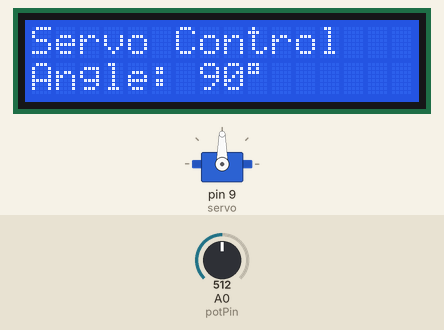
Bench run of a sketch on a simulated Arduino Uno, built with avr-gcc and run on an emulated ATmega328P. Parts: 16×2 character LCD, servo. The inputs (shaded band) are chosen by the test bench; at power-on: A0 (potPin) = 512.

Above: at 1.2 s.
1.3 s: A0 (potPin) set to 716
At 2.3 s:
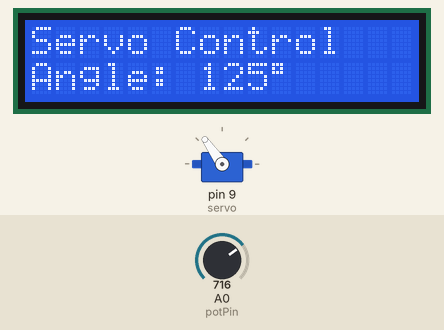
2.8 s: A0 (potPin) set to 900
At 4.0 s:
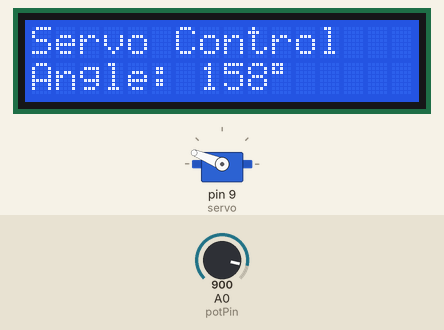
4.3 s: A0 (potPin) set to 1023
At 5.1 s:
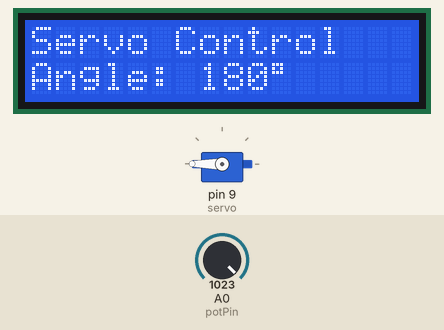
5.9 s: A0 (potPin) set to 306
At 7.2 s:
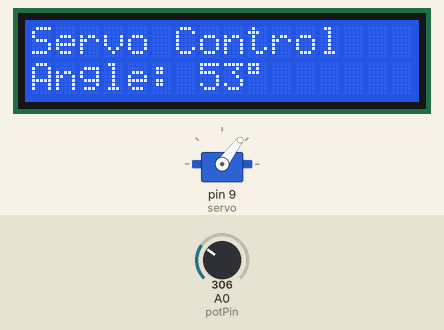
7.5 s: A0 (potPin) set to 122
At 7.9 s:
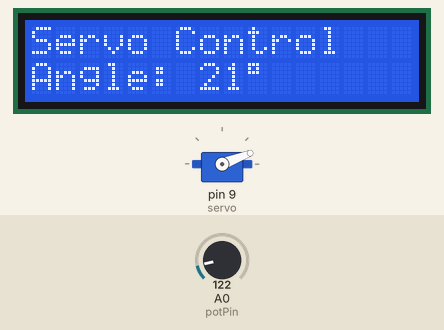
9.0 s: A0 (potPin) set to 0
At 10.3 s:
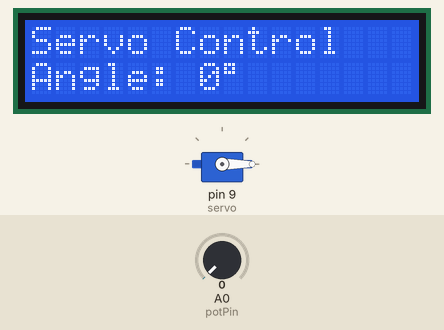
Timing chart, 0 to 11.5 s (numbered marks = the images above; inputs shaded):
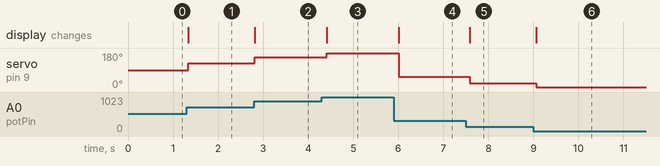

Measured:
- after the input at 1.3 s, servo on pin 9 (servo): 90° → 125° at once; the display: changes at once (image 1)
- after the input at 2.8 s, servo on pin 9 (servo): 125° → 158° at once; the display: changes at once (image 2)
- after the input at 4.3 s, servo on pin 9 (servo): 158° → 180° after 0.11 s; the display: changes after 0.11 s (image 3)
- after the input at 5.9 s, servo on pin 9 (servo): 180° → 53° after 0.11 s; the display: changes after 0.11 s (image 4)
- after the input at 7.5 s, servo on pin 9 (servo): 53° → 21° after 0.09 s; the display: changes after 0.09 s (image 5)
- after the input at 9.0 s, servo on pin 9 (servo): 21° → 0° after 0.06 s; the display: changes after 0.06 s (image 6)

The sketch:

servo_using_poteniometer_with_lcd.hex.ino
```cpp
#include <Wire.h>
#include <LiquidCrystal_I2C.h>
#include <Servo.h>

LiquidCrystal_I2C lcd(0x27, 16, 2);
Servo servo;

const int potPin = A0;

void setup() {
  Wire.begin();

  lcd.init();
  lcd.backlight();

  servo.attach(9);

  lcd.setCursor(0,0);
  lcd.print("Servo Control");
}

void loop() {
  int potValue = analogRead(potPin);
  int angle = map(potValue, 0, 1023, 0, 180);

  servo.write(angle);

  lcd.setCursor(0,1);
  lcd.print("Angle: ");
  lcd.print(angle);
  lcd.print((char)223);   // Degree symbol
  lcd.print("   ");

  delay(100);
}
```
